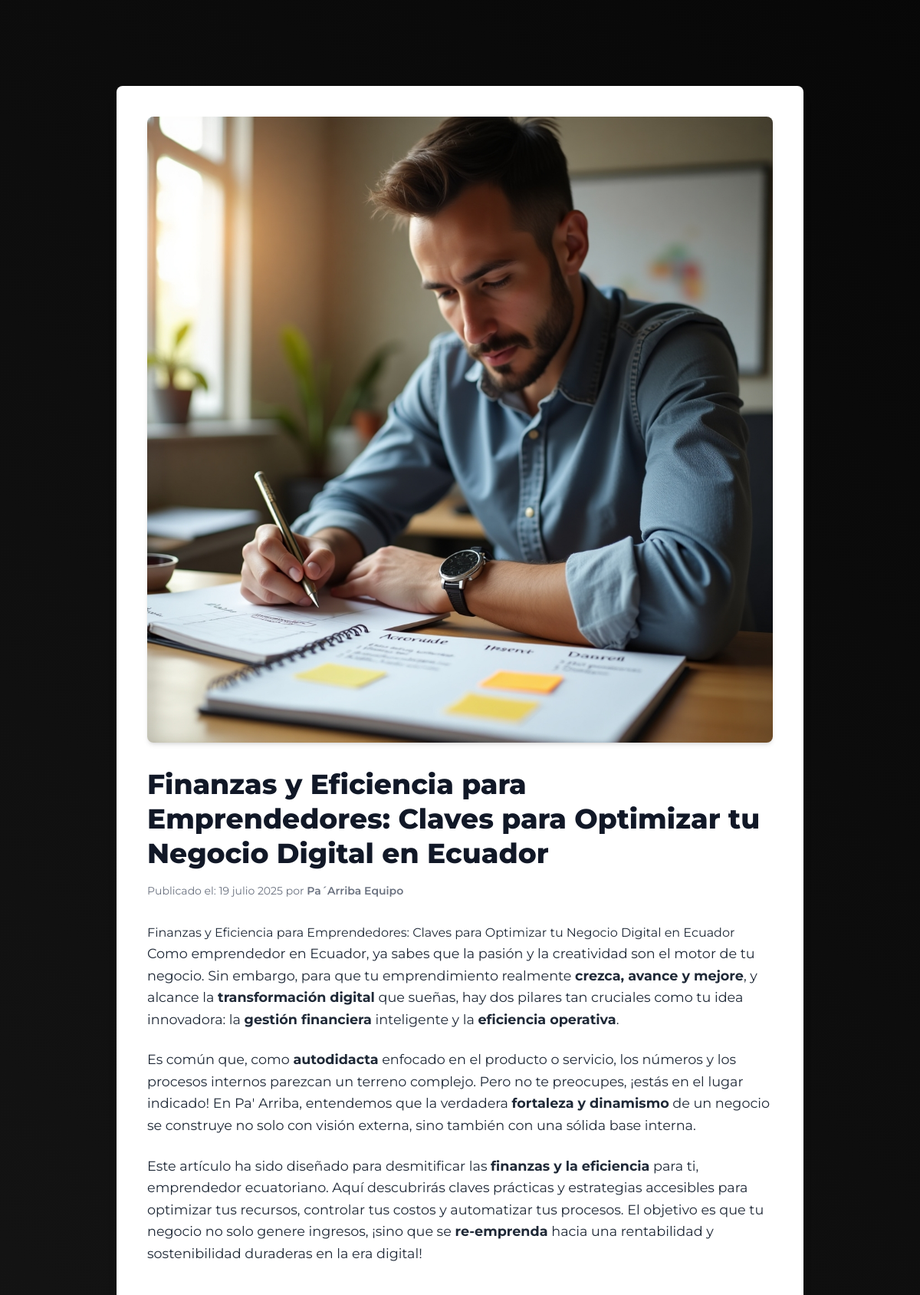
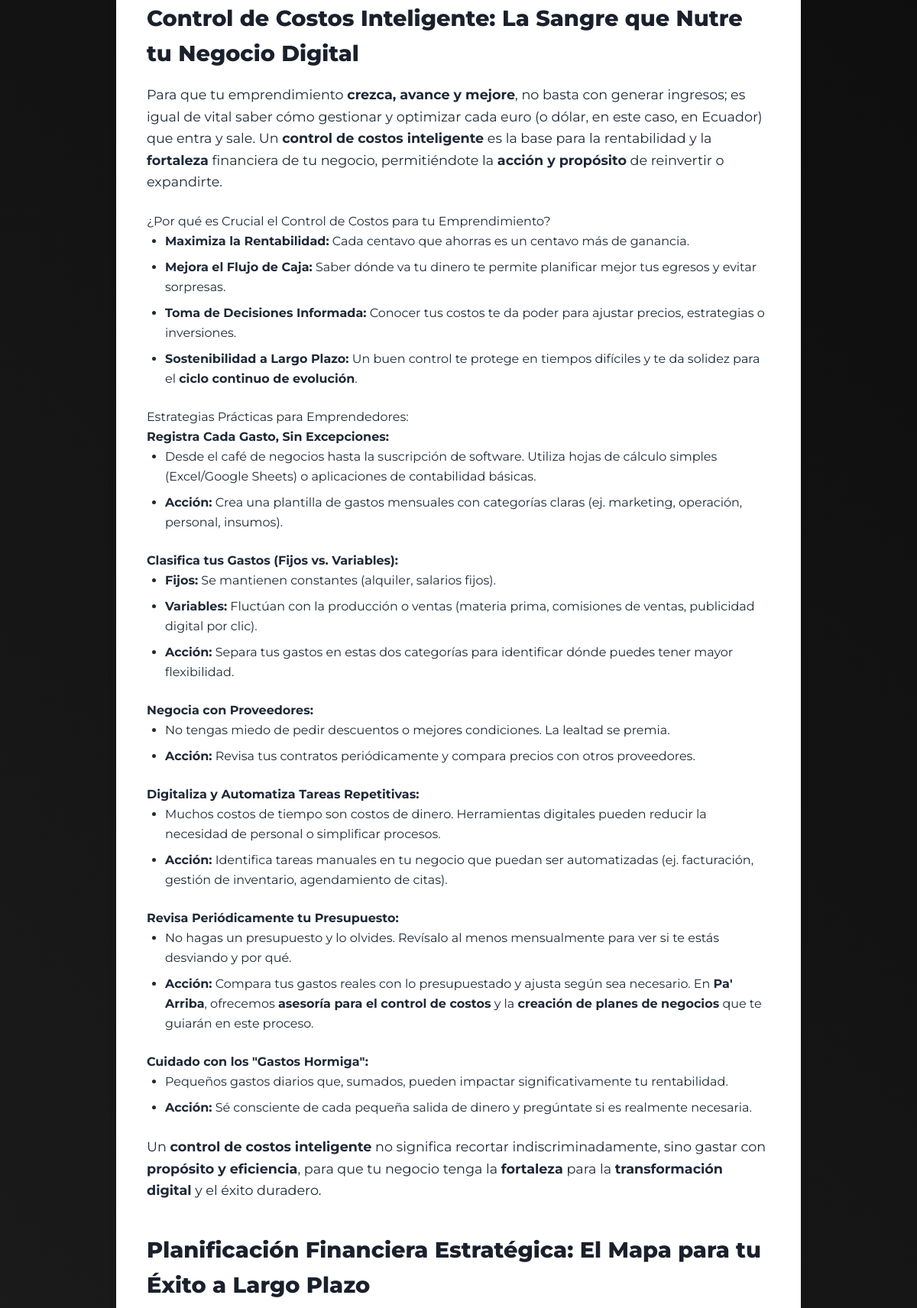
Screenshot of /blog/finanzas-y-eficiencia-para-emprendedores-claves-para-optimizar-tu-negocio-digital-en-ecuador/ (upper part) with the database file from the repository (2 pictures, top to bottom).
### blog/models.py (models this page shows, shortened)
class Post(models.Model):
    title = models.CharField(max_length=200, verbose_name="Título del Artículo")
    meta_description = models.CharField(max_length=160, blank=True, null=True)
    content = RichTextField(blank=True, null=True, verbose_name="Contenido del Artículo")
    published_date = models.DateTimeField(default=timezone.now, verbose_name="Fecha de Publicación")
    author = models.CharField(max_length=100, default="Pa´Arriba Equipo", verbose_name="Autor")
    slug = models.SlugField(unique=True, blank=True, null=True, max_length=200)
    image = models.ImageField(upload_to='blog_images/', blank=True, null=True)
    image_alt_text = models.CharField(max_length=255, blank=True, null=True)
    keywords = models.CharField(max_length=255, blank=True, null=True)
    is_published = models.BooleanField(default=False, verbose_name="Publicado")
    class Meta:
        ordering = ['-published_date']
        verbose_name = "Artículo de Blog"
        verbose_name_plural = "Artículos de Blog"

### blog/views.py (the view)
# urls.py: path("<slug:slug>/", views.post_detail, name="post_detail"),
def post_detail(request, slug):
    post = get_object_or_404(Post, slug=slug, is_published=True)
    return render(request, "blog/detalle_post.html", {"post": post})

### blog/templates/blog/detalle_post.html (shortened to what this page needs)
{% extends 'base.html' %}
{% load static %}
{% block content %}
<main class="container mx-auto px-4 py-8 mt-20">
    <article class="bg-white rounded-lg shadow-lg overflow-hidden p-6 md:p-8 lg:p-10 max-w-4xl mx-auto">
        {% if post.image %}
        <img src="{{ post.image.url }}" alt="{{ post.image_alt_text|default:post.title }}" class="w-full h-auto object-cover rounded-lg mb-8 shadow-md">
        {% endif %}
        <header class="mb-8">
            <h1 class="text-4xl font-extrabold text-gray-900 mb-4 leading-tight">{{ post.title }}</h1>
            <p class="text-gray-500 text-sm">
                Publicado el: <time datetime="{{ post.published_date|date:'Y-m-d' }}">{{ post.published_date|date:"d F Y" }}</time>
                por <span class="font-semibold text-pa-arriba-orange-force">{{ post.author }}</span>
            </p>
        </header>
        <div class="blog-content text-gray-800 leading-relaxed mb-10">
            {{ post.content|safe }}
        </div>
    </article>
</main>
{% endblock %}

### core/templates/core/base.html (shortened to what this page needs)
{% load static %}
<!DOCTYPE html>
<html lang="es">
<head>
    <link rel="stylesheet" href="{% static 'core/style.css' %}">
    <link rel="stylesheet" href="https://cdnjs.cloudflare.com/ajax/libs/font-awesome/6.0.0-beta3/css/all.min.css">
    <script src="https://cdn.tailwindcss.com"></script>
</head>
<body>
    {% block content %}{% endblock %}
</body>
</html>

### core/templates/core/footer_section.html (shortened to what this page needs)
{% load static %}

### core/static/core/style.css (style rules this page uses)
* { box-sizing: border-box; }
:root { --color-background-dark: #000000; --color-blue-section: #0D47A1; --color-gray-section: #212121; --color-light-bg-box: #F5F5DC; --color-text-light: #FFFFFF; --color-text-gray: #B0B0B0; --color-border-testimonial: #E8E8EA; --color-placeholder-photo: #B0C4DE; --color-green-slogan: #4CAF50; --color-orange-accent: #FF5C00; --color-accent-gold: #FFD700; --pa-arriba-orange-light: #FF8C42; --pa-arriba-orange-force: #FF5C00; --pa-arriba-blue-dark: #0D47A1; --pa-arriba-blue-light: #42A5F5; }
html, body { width: 100%; margin: 0; padding: 0; overflow-x: hidden; }
body { background-image: linear-gradient(45deg, var(--color-background-dark), #333333, var(--color-background-dark)); background-size: 120% 250%; background-size: 250% 250%; animation: animateBackgroundGradient 5s linear infinite alternate; color: var(--color-text-light); font-family: 'Montserrat', sans-serif; margin: 0; padding: 0; display: flex; flex-direction: column; align-items: center; min-height: 100vh; overflow-x: hidden; transition: padding-top 0.3s ease-in-out; position: relative; }

### blog/templates/blog/detalle_post.html (style rules this page uses)
.blog-content p { margin-bottom: 1.5rem; font-size: 1.1rem; }
.blog-content h2 { font-size: 1.8rem; font-weight: 800; color: #1a202c; margin-top: 2.5rem; margin-bottom: 1rem; }
.blog-content ul { list-style-type: disc; margin-left: 1.5rem; margin-bottom: 1.5rem; }
.blog-content li { margin-bottom: 0.5rem; }

### rows the page displays
Post: image (picture), title "Finanzas y Eficiencia para Emprendedores: Claves para Optimizar tu Negocio Digital en Ecuador", published_date "19 julio 2025", author "Pa´Arriba Equipo", content "Finanzas y Eficiencia para Emprendedores: Claves para Optimizar tu Negocio Digital en Ecuador Como emprendedor en Ecuador, ya sabes que la pasión y la creatividad son el motor de tu negocio. Sin embargo, para que tu emprendimiento realmente crezca, avance y mejore , y alcance la transformación digital que sueñas, hay dos pilares tan cruciales como tu idea innovadora: la gestión financiera inteligente y la eficiencia operativa . Es común que, como autodidacta enfocado en el producto o servicio, los números y los procesos internos parezcan un terreno complejo. Pero no te preocupes, ¡estás en el lugar indicado! En Pa' Arriba, entendemos que la verdadera fortaleza y dinamismo de un negocio se…"
